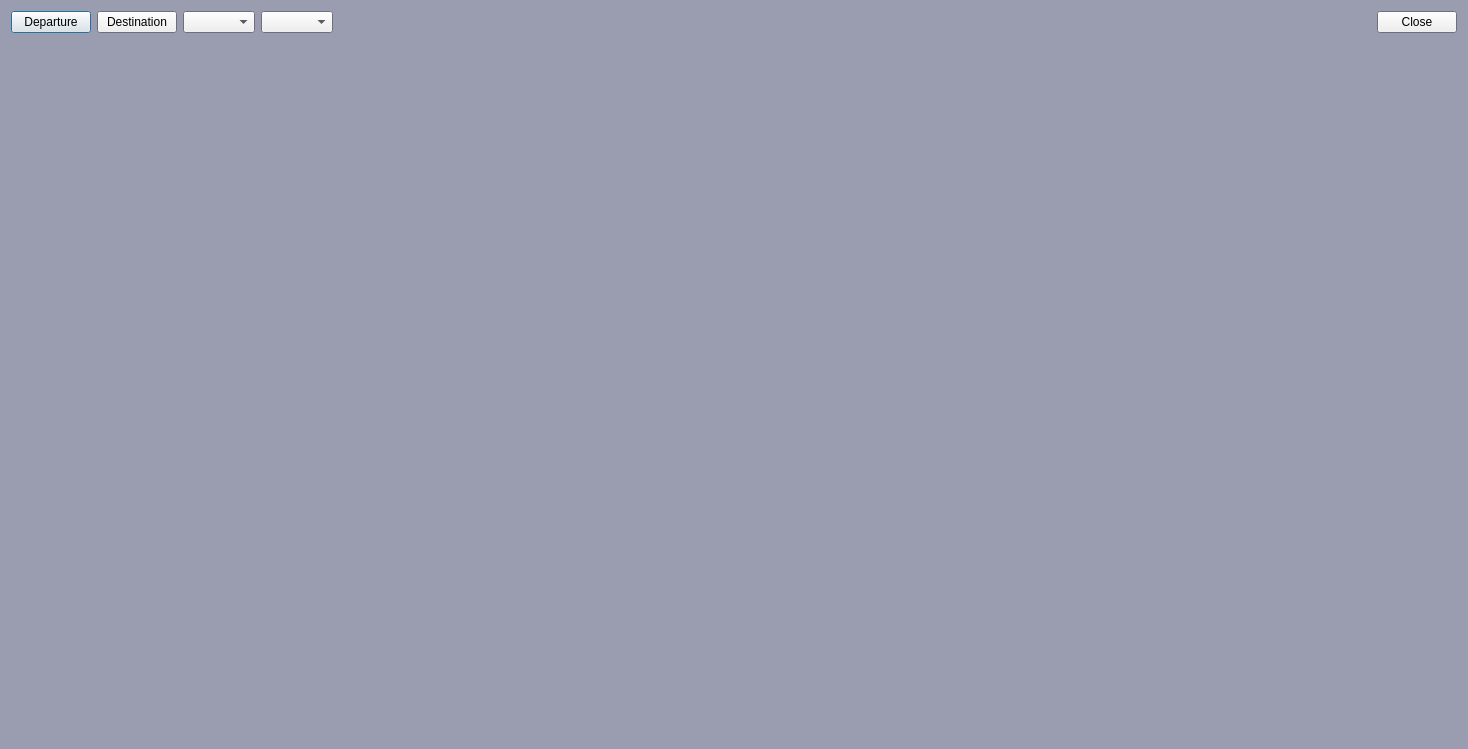
<?xml version="1.0" encoding="UTF-8"?>
<ui version="4.0">
 <class>AirportViewClass</class>
 <widget class="QDialog" name="AirportViewClass">
  <property name="geometry">
   <rect>
    <x>0</x>
    <y>0</y>
    <width>1468</width>
    <height>749</height>
   </rect>
  </property>
  <property name="sizePolicy">
   <sizepolicy hsizetype="Expanding" vsizetype="Expanding">
    <horstretch>0</horstretch>
    <verstretch>0</verstretch>
   </sizepolicy>
  </property>
  <property name="palette">
   <palette>
    <active>
     <colorrole role="Light">
      <brush brushstyle="SolidPattern">
       <color alpha="255">
        <red>232</red>
        <green>234</green>
        <blue>255</blue>
       </color>
      </brush>
     </colorrole>
     <colorrole role="Base">
      <brush brushstyle="SolidPattern">
       <color alpha="255">
        <red>255</red>
        <green>255</green>
        <blue>255</blue>
       </color>
      </brush>
     </colorrole>
     <colorrole role="Window">
      <brush brushstyle="SolidPattern">
       <color alpha="255">
        <red>154</red>
        <green>156</green>
        <blue>175</blue>
       </color>
      </brush>
     </colorrole>
    </active>
    <inactive>
     <colorrole role="Light">
      <brush brushstyle="SolidPattern">
       <color alpha="255">
        <red>232</red>
        <green>234</green>
        <blue>255</blue>
       </color>
      </brush>
     </colorrole>
     <colorrole role="Base">
      <brush brushstyle="SolidPattern">
       <color alpha="255">
        <red>255</red>
        <green>255</green>
        <blue>255</blue>
       </color>
      </brush>
     </colorrole>
     <colorrole role="Window">
      <brush brushstyle="SolidPattern">
       <color alpha="255">
        <red>154</red>
        <green>156</green>
        <blue>175</blue>
       </color>
      </brush>
     </colorrole>
    </inactive>
    <disabled>
     <colorrole role="Light">
      <brush brushstyle="SolidPattern">
       <color alpha="255">
        <red>232</red>
        <green>234</green>
        <blue>255</blue>
       </color>
      </brush>
     </colorrole>
     <colorrole role="Base">
      <brush brushstyle="SolidPattern">
       <color alpha="255">
        <red>154</red>
        <green>156</green>
        <blue>175</blue>
       </color>
      </brush>
     </colorrole>
     <colorrole role="Window">
      <brush brushstyle="SolidPattern">
       <color alpha="255">
        <red>154</red>
        <green>156</green>
        <blue>175</blue>
       </color>
      </brush>
     </colorrole>
    </disabled>
   </palette>
  </property>
  <property name="windowTitle">
   <string>AirportView</string>
  </property>
  <property name="sizeGripEnabled">
   <bool>false</bool>
  </property>
  <layout class="QGridLayout" name="gridLayout">
   <item row="0" column="0">
    <layout class="QHBoxLayout" name="horizontalLayout">
     <item>
      <widget class="QPushButton" name="BDeparture">
       <property name="text">
        <string>Departure</string>
       </property>
      </widget>
     </item>
     <item>
      <widget class="QPushButton" name="BDestination">
       <property name="text">
        <string>Destination</string>
       </property>
      </widget>
     </item>
     <item>
      <widget class="QComboBox" name="CBFrom">
       <property name="placeholderText">
        <string extracomment="From">From</string>
       </property>
      </widget>
     </item>
     <item>
      <widget class="QComboBox" name="CBTo">
       <property name="placeholderText">
        <string extracomment="To">To</string>
       </property>
      </widget>
     </item>
     <item>
      <spacer name="horizontalSpacer">
       <property name="orientation">
        <enum>Qt::Horizontal</enum>
       </property>
       <property name="sizeHint" stdset="0">
        <size>
         <width>40</width>
         <height>20</height>
        </size>
       </property>
      </spacer>
     </item>
     <item>
      <widget class="QPushButton" name="BClose">
       <property name="text">
        <string>Close</string>
       </property>
      </widget>
     </item>
    </layout>
   </item>
   <item row="1" column="0">
    <layout class="QHBoxLayout" name="horizontalLayout_2">
     <item>
      <widget class="QLabel" name="label">
       <property name="palette">
        <palette>
         <active>
          <colorrole role="WindowText">
           <brush brushstyle="SolidPattern">
            <color alpha="255">
             <red>66</red>
             <green>63</green>
             <blue>109</blue>
            </color>
           </brush>
          </colorrole>
         </active>
         <inactive>
          <colorrole role="WindowText">
           <brush brushstyle="SolidPattern">
            <color alpha="255">
             <red>66</red>
             <green>63</green>
             <blue>109</blue>
            </color>
           </brush>
          </colorrole>
         </inactive>
         <disabled>
          <colorrole role="WindowText">
           <brush brushstyle="SolidPattern">
            <color alpha="255">
             <red>120</red>
             <green>120</green>
             <blue>120</blue>
            </color>
           </brush>
          </colorrole>
         </disabled>
        </palette>
       </property>
       <property name="font">
        <font>
         <family>Quartz</family>
         <pointsize>72</pointsize>
         <weight>75</weight>
         <bold>true</bold>
         <stylestrategy>PreferDefault</stylestrategy>
         <kerning>true</kerning>
        </font>
       </property>
       <property name="text">
        <string/>
       </property>
       <property name="textFormat">
        <enum>Qt::AutoText</enum>
       </property>
       <property name="alignment">
        <set>Qt::AlignCenter</set>
       </property>
       <property name="wordWrap">
        <bool>false</bool>
       </property>
      </widget>
     </item>
    </layout>
   </item>
   <item row="3" column="0">
    <spacer name="verticalSpacer">
     <property name="orientation">
      <enum>Qt::Vertical</enum>
     </property>
     <property name="sizeHint" stdset="0">
      <size>
       <width>20</width>
       <height>40</height>
      </size>
     </property>
    </spacer>
   </item>
  </layout>
 </widget>
 <layoutdefault spacing="6" margin="11"/>
 <resources/>
 <connections>
  <connection>
   <sender>BDeparture</sender>
   <signal>clicked()</signal>
   <receiver>AirportViewClass</receiver>
   <slot>update()</slot>
   <hints>
    <hint type="sourcelabel">
     <x>67</x>
     <y>41</y>
    </hint>
    <hint type="destinationlabel">
     <x>733</x>
     <y>424</y>
    </hint>
   </hints>
  </connection>
 </connections>
 <slots>
  <slot>slot1()</slot>
 </slots>
</ui>
